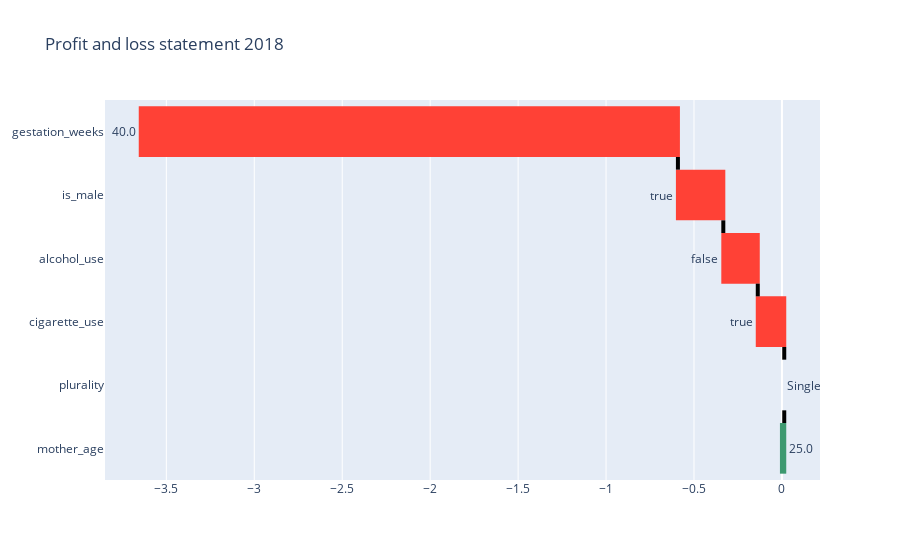

Notebook source saved alongside this figure:
### Code cell
import plotly.graph_objects as go

fig = go.Figure(go.Waterfall(
    name = "2018", orientation = "h", measure = ["relative", "relative", "relative", "relative", "relative","relative","relative", "total"],
    y = feature_list,
    x = feature_contributions,
    text=feature_values,
    textposition = "outside",
    connector = {"mode":"between", "line":{"width":4, "color":"rgb(0, 0, 0)", "dash":"solid"}}
))

fig.update_layout(title = "Profit and loss statement 2018")

### Figure 1 — Plotly figure (JSON) as saved in the notebook; plotly's stock layout.template omitted (floating-point values rounded to 4 significant figures)
{"data": [{"connector": {"line": {"color": "rgb(0, 0, 0)", "dash": "solid", "width": 4}, "mode": "between"}, "measure": ["relative", "relative", "relative", "relative", "relative", "relative", "relative", "total"], "name": "2018", "orientation": "h", "text": ["25.0", "Single(1)", "true", "false", "true", "40.0"], "textposition": "outside", "x": [0.01316, 0.0, -0.1506, -0.1959, -0.2581, -3.054], "y": ["mother_age", "plurality", "cigarette_use", "alcohol_use", "is_male", "gestation_weeks"], "type": "waterfall"}], "layout": {"title": {"text": "Profit and loss statement 2018"}}}
